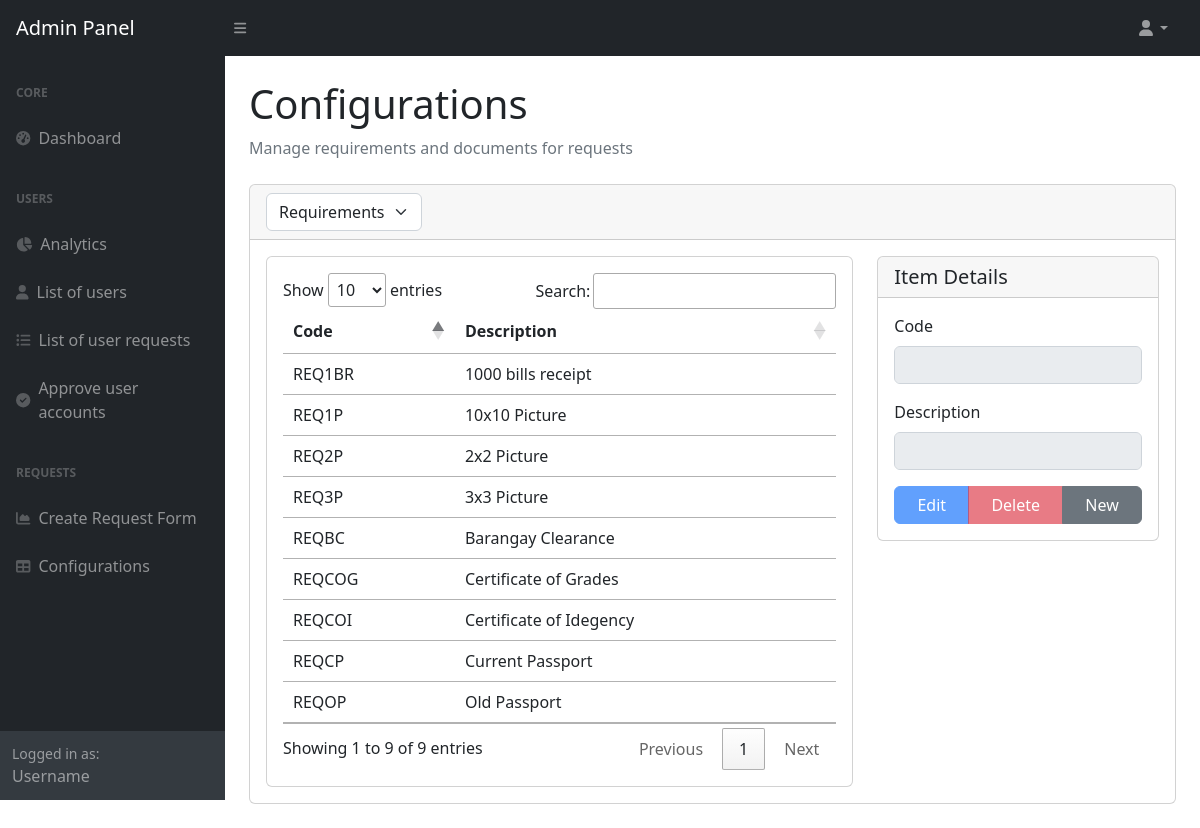
Page /codetable/ on the committed database.
### onlinerequest/models.py (models this page shows, shortened)
class Requirement(models.Model):
    code = models.CharField(max_length=64)
    description = models.CharField(max_length=64)

### onlinerequest/views/codetable.py (the view)
# urls.py: path('', views.index),
def index(request):
    selected_table = request.GET.get('table_type', 'Requirement')
    if request.method == "POST":
        table_name = request.POST.get("table_name")
        description = request.POST.get("description")
        code = request.POST.get("code")
        try:
            if table_name == "Report":
                template_file = request.FILES.get('template_file')
                if template_file:
                    report = ReportTemplate(
                        name=code or request.POST.get('name'),
                        description=description,
                        template_file=template_file
                    )
                    report.save()
            elif table_name == "Requirement":
                requirement = Requirement(code=code, description=description)
                requirement.save()
            elif table_name == "Document":
                document = Document(code=code, description=description)
                document.save()
            elif table_name == "Purpose":
                purpose = Purpose(description=description, active=True)
                purpose.save()
            elif table_name == "Course":
                course = Course(code=code, description=description)
                course.save()
            return JsonResponse({'status': True, 'message': "Item created successfully"})
        except Exception as e:
            return JsonResponse({'status': False, 'message': str(e)})
    else:
        data = None
        if selected_table == 'Requirement':
            data = Requirement.objects.all()
        elif selected_table == 'Document':
            data = Document.objects.all()
        elif selected_table == 'Purpose':
            data = Purpose.objects.all()
        elif selected_table == 'Course':
            data = Course.objects.all()
        elif selected_table == 'Report':
            data = ReportTemplate.objects.all()
        context = {
            'selected_table': selected_table,
            'data': data
        }
        return render(request, 'code_table/index.html', context)

### onlinerequest/context_processors.py (called while the page is built)
def user_record(request):
    if request.user.is_authenticated:
        try:
            user_record = Record.objects.get(user_number=request.user.student_number)
            return {'user_record': user_record}
        except Record.DoesNotExist:
            return {}
    return {}

def request_forms(request):
    request_forms = Request.objects.all()
    return {'request_forms': request_forms}

### onlinerequest/templates/code_table/index.html (shortened to what this page needs)
<!DOCTYPE html>
<html>
<head>
    {% include 'header.html' %}
</head>
<body class="sb-nav-fixed">
    <div id="layoutSidenav">
        {% include 'admin/admin-topnav.html' %}
        {% include 'admin/admin-sidenav.html' %}
        <div id="layoutSidenav_content">
            <main>
                <div class="container-fluid px-4">
                    <h1 class="mt-4">Configurations</h1>
                    <ol class="breadcrumb mb-4">
                        <li class="breadcrumb-item active">Manage requirements and documents for requests</li>
                    </ol>
                    <div class="card mb-4">
                        <div class="card-header">
                            <div class="d-flex justify-content-between align-items-center">
                                <select id="tableSelector" class="form-select" style="width: auto;">
                                    <option value="Requirement" {% if selected_table == 'Requirement' %}selected{% endif %}>Requirements</option>
                                </select>
                            </div>
                        </div>
                        <div class="card-body">
                            <div class="row">
                                <div class="col-md-8">
                                    <div class="card">
                                        <div class="card-body">
                                            <table id="datatable" class="table table-hover">
                                                <thead>
                                                    <tr>
                                                        {% if selected_table != 'Purpose' %}
                                                        <th>Code</th>
                                                        {% endif %}
                                                        <th>Description</th>
                                                    </tr>
                                                </thead>
                                                <tbody>
                                                    {% for item in data %}
                                                    <tr class="table-row" data-id="{{ item.id }}" data-code="{{ item.code }}" data-description="{{ item.description }}" >
                                                        {% if selected_table != 'Purpose' %}
                                                        <td>{{ item.code }}</td>
                                                        {% endif %}
                                                        <td>{{ item.description }}</td>
                                                    </tr>
                                                    {% endfor %}
                                                </tbody>
                                            </table>
                                        </div>
                                    </div>
                                </div>
                                <div class="col-md-4">
                                    <div class="card">
                                        <div class="card-header">
                                            <h5 class="card-title mb-0">Item Details</h5>
                                        </div>
                                        <div class="card-body">
                                            <form id="itemForm">
                                                {% if selected_table != 'Purpose' %}
                                                <div class="mb-3">
                                                    <label class="form-label">Code</label>
                                                    <input type="text" class="form-control" id="item_code" readonly maxlength="6" required>
                                                </div>
                                                {% endif %}
                                                <div class="mb-3">
                                                    <label class="form-label">Description</label>
                                                    <input type="text" class="form-control" id="item_description" readonly required>
                                                </div>
                                                <div class="btn-group w-100">
                                                    <button type="button" class="btn btn-primary" id="editBtn" disabled>Edit</button>
                                                    <button type="button" class="btn btn-danger" id="deleteBtn" disabled>Delete</button>
                                                    <button type="button" class="btn btn-secondary" id="newBtn">New</button>
                                                </div>
                                            </form>
                                        </div>
                                    </div>
                                </div>
                            </div>
                        </div>
                    </div>
                </div>
            </main>
        </div>
    </div>
</body>
</html>

### onlinerequest/templates/code_table/index.html (style rules this page uses)
input[readonly], select[disabled] { background-color: #e9ecef !important; cursor: not-allowed; }
button:disabled { opacity: 0.65 !important; cursor: not-allowed !important; }

### onlinerequest/templates/admin/admin-sidenav.html (style rules this page uses)
table.dataTable thead th { padding: 10px; }

### rows in the picture
Requirement: code "REQCP", description "Current Passport"
Requirement: code "REQOP", description "Old Passport"
Requirement: code "REQCOI", description "Certificate of Idegency"
Requirement: code "REQBC", description "Barangay Clearance"
Requirement: code "REQ2P", description "2x2 Picture"
Requirement: code "REQ3P", description "3x3 Picture"
Requirement: code "REQ1BR", description "1000 bills receipt"
Requirement: code "REQ1P", description "10x10 Picture"
Requirement: code "REQCOG", description "Certificate of Grades"

### other values in the picture
{{ user_record.first_name|default:'Username' }} "Username"
